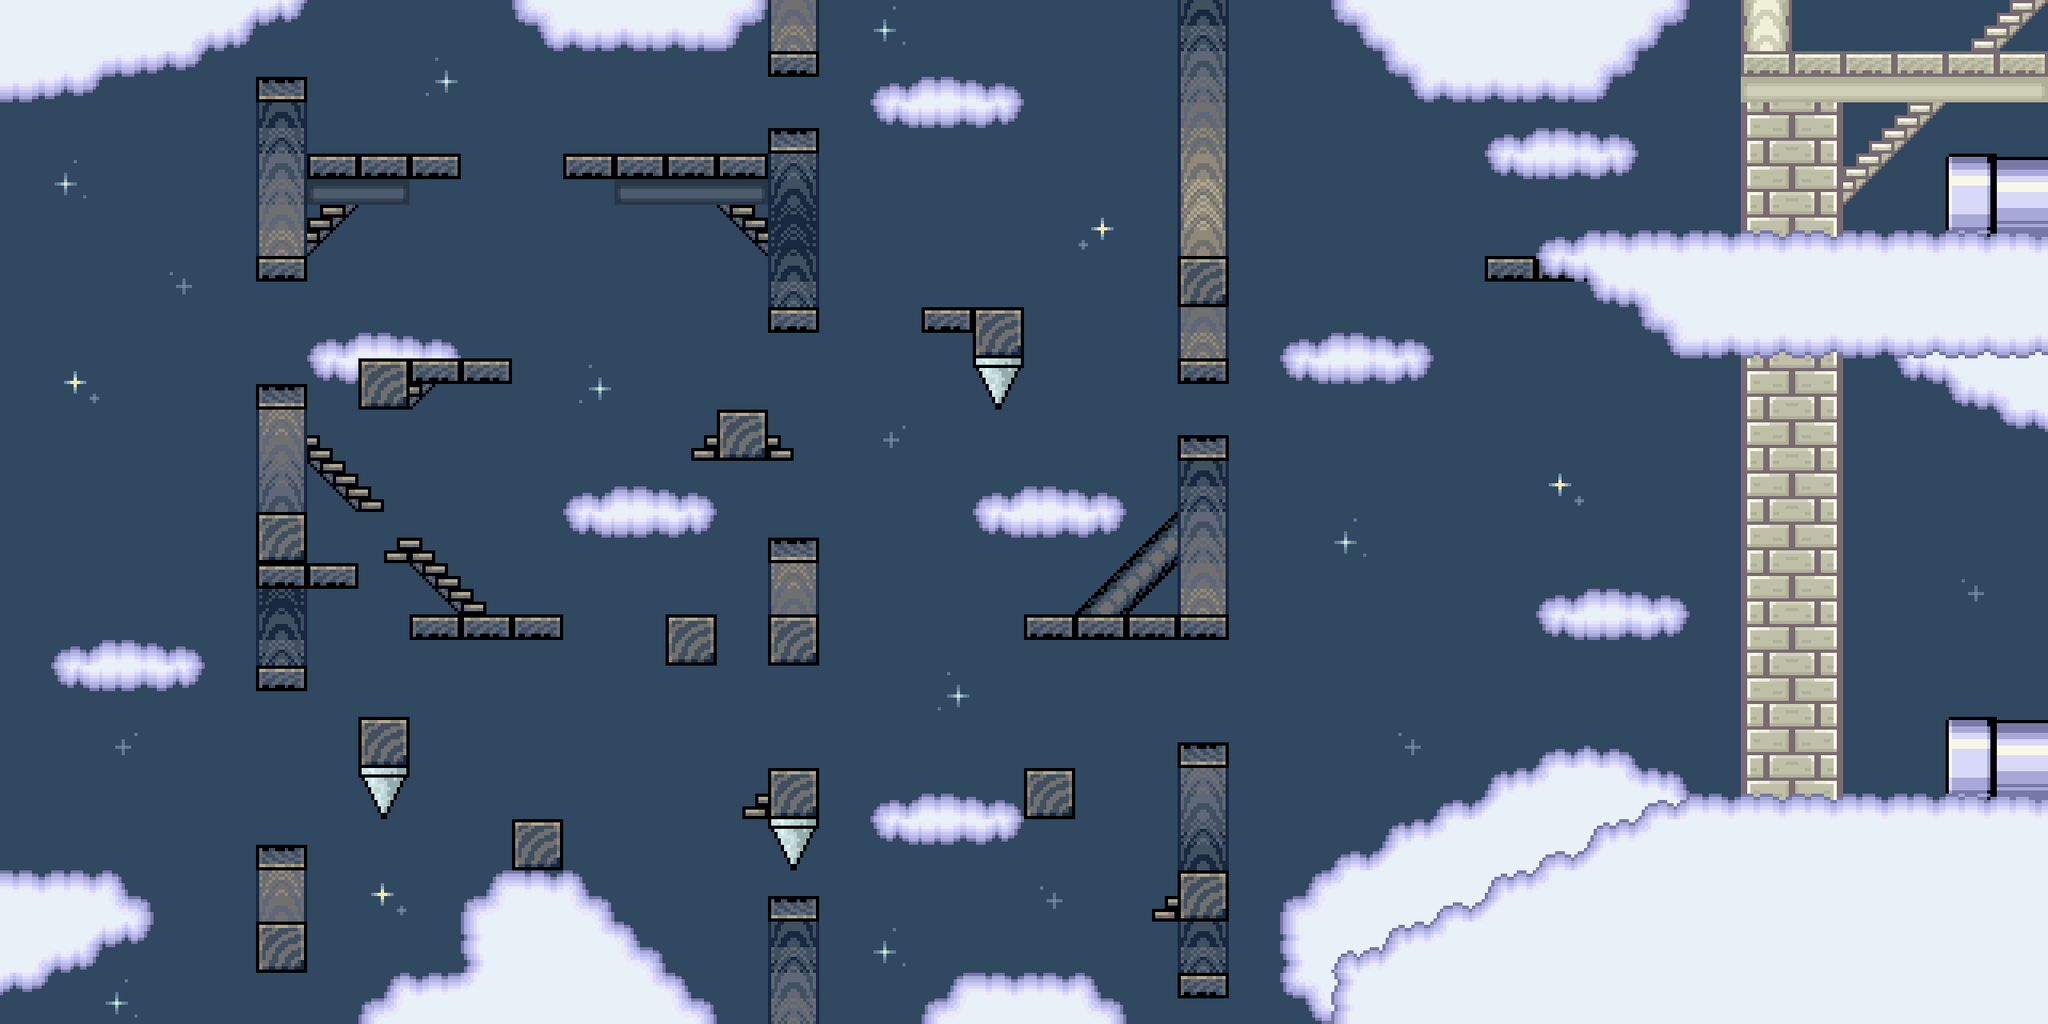

Rendered tile map (Tiled .tmx) drawn with the repository's tilesets; below, a short description and the map source with its tile grids summarised:
An orthogonal 40x20 tile map with 64x64 px tiles, 4 tile layers (BGC, BG, LAYER1, LAYER2), 3 tilesets and 67 objects (26x restart, 10x coin, 2x siguiente, 2x bigcoin, player).

<map version="1.10" tiledversion="1.11.2" orientation="orthogonal" renderorder="right-down" width="40" height="20" tilewidth="64" tileheight="64" infinite="0" backgroundcolor="#304860" nextlayerid="6" nextobjectid="87">
 <properties>
  <property name="BGM" value="sky2" />
  <property name="ID" value="3.S" />
 </properties>
 <tileset firstgid="1" source="skyTiles.tsx" />
 <tileset firstgid="571" source="lvlsTiles.tsx" />
 <tileset firstgid="1894" name="BGtiles" tilewidth="64" tileheight="64" spacing="2" margin="1" tilecount="10" columns="5">
  <image source="BGtiles.png" width="330" height="132" />
 </tileset>
 <layer id="5" name="BGC" width="40" height="20">
  <data>[800 cells, 800 non-empty, 1 distinct tile ids]</data>
 </layer>
 <layer id="4" name="BG" width="40" height="20" tintcolor="#8188aa">
  <data>[800 cells, 248 non-empty, 46 distinct tile ids]</data>
 </layer>
 <layer id="1" name="LAYER1" width="40" height="20">
  <data>[800 cells, 138 non-empty, 27 distinct tile ids]</data>
 </layer>
 <layer id="2" name="LAYER2" width="40" height="20">
  <properties>
   <property name="ID" value="3.S" />
  </properties>
  <data>[800 cells, 6 non-empty, 3 distinct tile ids]</data>
 </layer>
 <objectgroup id="3" name="objects">
  <object id="1" x="2560" y="896">
   <polygon points="0,0 -128,0 -128,384 0,384" />
  </object>
  <object id="2" x="2432" y="1010">
   <polygon points="0,0 -384,0 -384,270 0,270" />
  </object>
  <object id="4" x="1728" y="1198">
   <polygon points="0,0 -52.6667,0 -52.6667,82 0,82" />
  </object>
  <object id="6" x="2048" y="1044">
   <polygon points="0,0 -64,0 -64,236 0,236" />
  </object>
  <object id="7" x="1984" y="1081.33">
   <polygon points="0,0 -64,0 -64,198.667 0,198.667" />
  </object>
  <object id="10" x="1728" y="1172">
   <polygon points="0,0 64,0 64,108 0,108" />
  </object>
  <object id="11" x="1920" y="1108.67">
   <polygon points="0,0 -64,0 -64,171.333 0,171.333" />
  </object>
  <object id="12" x="1856" y="1146">
   <polygon points="0,0 -64,0 -64,134 0,134" />
  </object>
  <object id="13" name="player" x="2363" y="945" width="64" height="64" />
  <object id="16" x="2560" y="192">
   <polygon points="0,0 -128,0 -128,256 0,256" />
  </object>
  <object id="20" x="1856" y="320">
   <polygon points="0,0 128,0 128,31.75 0,31.75" />
  </object>
  <object id="21" x="2432" y="305">
   <polygon points="0,0 -448,0 -448,128 0,128" />
  </object>
  <object id="22" x="512" y="448">
   <polygon points="0,0 128,0 128,31.75 0,31.75" />
  </object>
  <object id="23" x="1024" y="960">
   <polygon points="0,0 -64,0 -64,64 0,64" />
  </object>
  <object id="24" x="1344" y="960">
   <polygon points="0,0 -64,0 -64,64 0,64" />
  </object>
  <object id="25" x="1472" y="1088">
   <polygon points="0,0 0,64 64,64 64,0" />
  </object>
  <object id="26" x="448" y="896">
   <polygon points="0,0 0,64 64,64 64,0" />
  </object>
  <object id="27" x="640" y="1024">
   <polygon points="0,0 0,64 64,64 64,0" />
  </object>
  <object id="28" x="320" y="640">
   <polygon points="0,0 0,64 64,64 64,0" />
  </object>
  <object id="29" x="512" y="448">
   <polygon points="0,0 -64,0 -64,64 0,64" />
  </object>
  <object id="30" x="896" y="512">
   <polygon points="0,0 0,64 64,64 64,0" />
  </object>
  <object id="31" x="1216" y="384">
   <polygon points="0,0 0,64 64,64 64,0" />
  </object>
  <object id="32" x="1536" y="320">
   <polygon points="0,0 -64,0 -64,64 0,64" />
  </object>
  <object id="35" name="restart" x="1600" y="1280" width="64" height="64">
   <ellipse />
  </object>
  <object id="36" name="restart" x="1536" y="1280" width="64" height="64">
   <ellipse />
  </object>
  <object id="37" name="restart" x="1472" y="1280" width="64" height="64">
   <ellipse />
  </object>
  <object id="38" name="restart" x="1408" y="1280" width="64" height="64">
   <ellipse />
  </object>
  <object id="39" name="restart" x="1344" y="1280" width="64" height="64">
   <ellipse />
  </object>
  <object id="40" name="restart" x="1280" y="1280" width="64" height="64">
   <ellipse />
  </object>
  <object id="41" name="restart" x="1216" y="1280" width="64" height="64">
   <ellipse />
  </object>
  <object id="42" name="restart" x="1152" y="1280" width="64" height="64">
   <ellipse />
  </object>
  <object id="43" name="restart" x="1088" y="1280" width="64" height="64">
   <ellipse />
  </object>
  <object id="44" name="restart" x="1024" y="1280" width="64" height="64">
   <ellipse />
  </object>
  <object id="45" name="restart" x="960" y="1280" width="64" height="64">
   <ellipse />
  </object>
  <object id="46" name="restart" x="896" y="1280" width="64" height="64">
   <ellipse />
  </object>
  <object id="47" name="restart" x="832" y="1280" width="64" height="64">
   <ellipse />
  </object>
  <object id="48" name="restart" x="768" y="1280" width="64" height="64">
   <ellipse />
  </object>
  <object id="49" name="restart" x="704" y="1280" width="64" height="64">
   <ellipse />
  </object>
  <object id="50" name="restart" x="640" y="1280" width="64" height="64">
   <ellipse />
  </object>
  <object id="51" name="restart" x="576" y="1280" width="64" height="64">
   <ellipse />
  </object>
  <object id="52" name="restart" x="512" y="1280" width="64" height="64">
   <ellipse />
  </object>
  <object id="53" name="restart" x="448" y="1280" width="64" height="64">
   <ellipse />
  </object>
  <object id="54" name="restart" x="384" y="1280" width="64" height="64">
   <ellipse />
  </object>
  <object id="55" name="restart" x="320" y="1280" width="64" height="64">
   <ellipse />
  </object>
  <object id="56" name="restart" x="256" y="1280" width="64" height="64">
   <ellipse />
  </object>
  <object id="57" name="restart" x="192" y="1280" width="64" height="64">
   <ellipse />
  </object>
  <object id="58" name="restart" x="128" y="1280" width="64" height="64">
   <ellipse />
  </object>
  <object id="59" name="restart" x="64" y="1280" width="64" height="64">
   <ellipse />
  </object>
  <object id="60" name="restart" x="0" y="1280" width="64" height="64">
   <ellipse />
  </object>
  <object id="61" x="2560" y="-320">
   <polygon points="0,0 0,1600 64,1600 64,0" />
  </object>
  <object id="62" x="0" y="0">
   <polygon points="0,0 -64,0 -64,1280 0,1280" />
  </object>
  <object id="63" x="1216" y="384">
   <polygon points="0,0 -64,0 -64,32 0,32" />
  </object>
  <object id="64" name="siguiente" x="2427" y="237" width="64" height="64">
   <ellipse />
  </object>
  <object id="65" name="siguiente" x="2427" y="192" width="64" height="64">
   <ellipse />
  </object>
  <object id="74" name="bigcoin" x="2112" y="128" width="64" height="100">
   <ellipse />
  </object>
  <object id="75" name="bigcoin" x="2240" y="128" width="64" height="100">
   <ellipse />
  </object>
  <object id="76" name="coin" x="2112" y="896" width="48" height="48">
   <ellipse />
  </object>
  <object id="77" name="coin" x="2176" y="896" width="48" height="48">
   <ellipse />
  </object>
  <object id="78" name="coin" x="2240" y="896" width="48" height="48">
   <ellipse />
  </object>
  <object id="79" name="coin" x="512" y="384" width="48" height="48">
   <ellipse />
  </object>
  <object id="80" name="coin" x="576" y="384" width="48" height="48">
   <ellipse />
  </object>
  <object id="81" name="coin" x="904" y="440" width="48" height="48">
   <ellipse />
  </object>
  <object id="82" name="coin" x="968" y="872" width="48" height="48">
   <ellipse />
  </object>
  <object id="83" name="coin" x="1288" y="876" width="48" height="48">
   <ellipse />
  </object>
  <object id="84" name="coin" x="1194" y="300" width="48" height="48">
   <ellipse />
  </object>
  <object id="85" name="coin" x="460" y="802" width="48" height="48">
   <ellipse />
  </object>
  <object id="86" x="448" y="704">
   <polygon points="0,0 -64,0 -64,32 0,32" />
  </object>
 </objectgroup>
</map>
